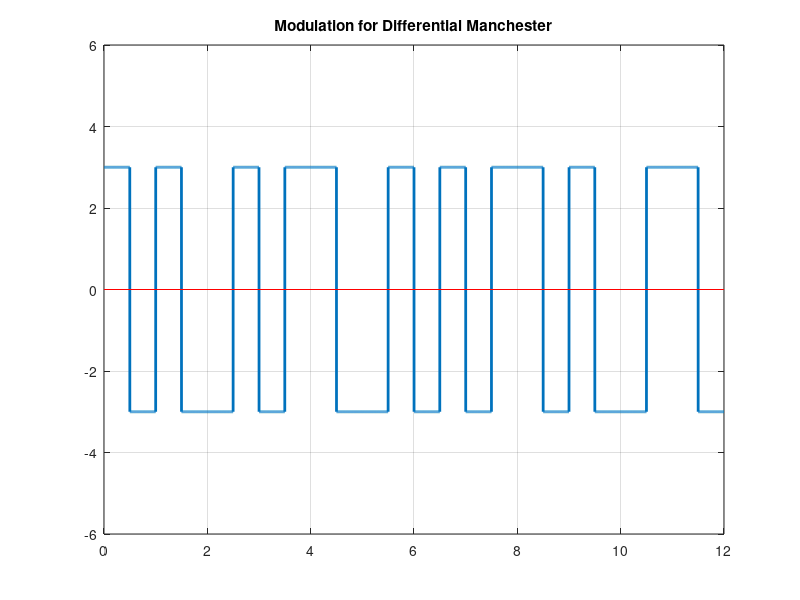

Recreate this plot in MATLAB.
clc;
clear all;
close all;

dataBits = [1 0 1 0 1 1 0 0 1 0 1 1];
%dataBits = [0 1 0 1 1 0 0 1 0 1];

bitRate = 1;
voltage = 3;
samplingRate = 1000;
samplingTime = 1 / samplingRate;
lastTime = length(dataBits)/bitRate;
sign = 1;
index = 1;

if(dataBits(index)==0)
    sign = -1*sign;
end

modulation = [];

time = 0:samplingTime:lastTime;

for i = 1:length(time)
    if(time(i)*bitRate < index-1/2)
        modulation(i) = sign*voltage;
    else
        modulation(i) = -sign*voltage;
    end
    if(time(i)*bitRate >= index)
        index = index+1;
        if(index <= length(dataBits) && dataBits(index)==1)
            sign = -1*sign;
        end
    end
end

plot(time, modulation, 'LineWidth', 2);
title("Modulation for Differential Manchester");
axis([0 lastTime -voltage-3 voltage+3]);
grid on;
line ([0, lastTime], [0 0], "linestyle", "-", "color", "r");


index = 1;
prev = voltage;
demodulation = [];

for i = 1:length(modulation)
    if(modulation(i) == prev && time(i)*bitRate < index-1/2)
        demodulation(index) = 1;
    end
    if(modulation(i) ~=prev && time(i)*bitRate < index-1/2)
        demodulation(index) = 0;
    end
    if(time(i)*bitRate >= index)
        index = index+1;
        prev = modulation(i);
    end
end

disp("Original :");
disp(dataBits);
disp("Demodulation: ");
disp(demodulation);
